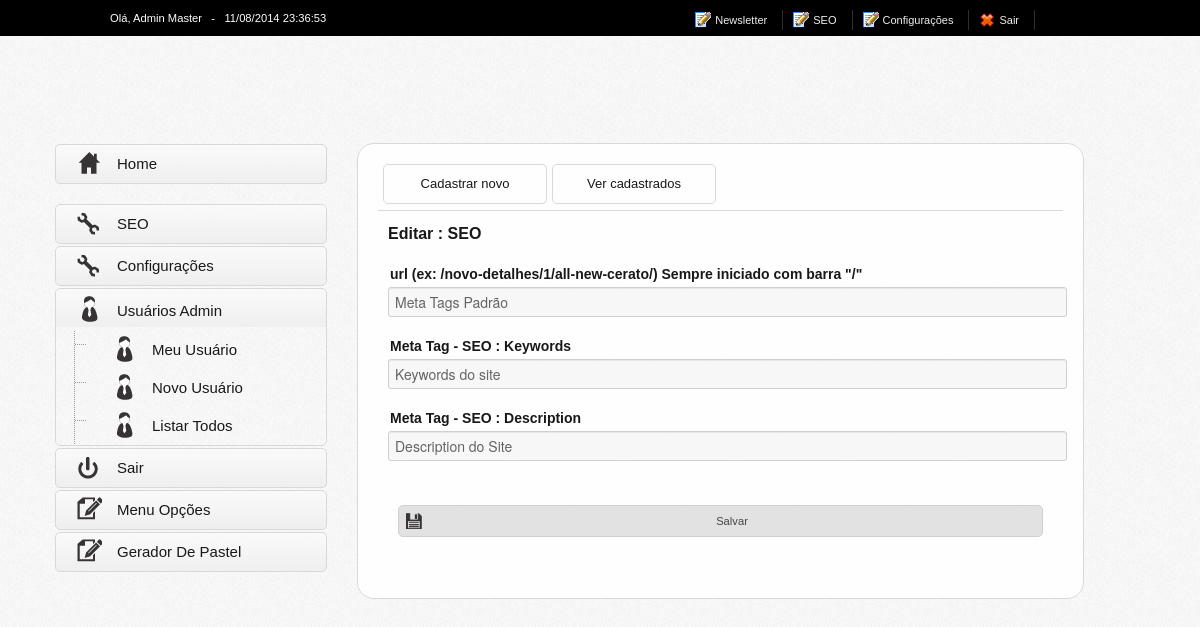
Screenshot of /painel/configuracoes/page_sys_seo.php?a=e&item=MuQ1=A=s (signed in) with the database file from the repository.
### tables this page shows
CREATE TABLE IF NOT EXISTS `tbl_sys_seo` (
  `id` int(11) NOT NULL AUTO_INCREMENT,
  `nome` varchar(255) NOT NULL COMMENT 'url (ex: /novo-detalhes/1/all-new-cerato/) Sempre iniciado com barra "/"',
  `seo_title` varchar(255) NOT NULL COMMENT 'invisible',
  `seo_keywords` varchar(255) NOT NULL COMMENT 'Meta Tag - SEO : Keywords',
  `seo_description` varchar(255) NOT NULL COMMENT 'Meta Tag - SEO : Description',
  `ordem` int(11) NOT NULL COMMENT 'invisible',
  `ativo` enum('Sim','Não') NOT NULL DEFAULT 'Sim' COMMENT 'invisible',
  PRIMARY KEY (`id`)
);

### painel/configuracoes/page_sys_seo.php (called while the page is built, shortened)
<?php
$sys_opc_exibe_menu = "1";
$sys_join = '';
$sys_this_page = "sys_seo";
$sys_local = "page_" . $sys_this_page . ".php";
$sys_tabela = "tbl_" . $sys_this_page;
$sys_titulo = "SEO";
require_once('../includes/inc_funcoeslib.php');
include('page_sys_padrao.php');

### painel/includes/inc_funcoeslib.php (the view, shortened to what this page needs)
<?php
function cria_campo($comment, $field, $type, $extra, $value, $join) {
    if ($comment != 'invisible') {
        switch ($type) {
            case "int(11)":
                $type = "hidden";
                break;
            case (preg_match("/(varchar\()+(.*)(\))/", $type, $match) == 1):
                $limit = $match[2];
                if ($limit == '20') {
                    $type = 'youtube';
                } if ($limit == '50') {
                    $type = 'password';
                } else {
                    $type = "text";
                }
                break;
        }
        if (isset($limit)) {
            $return_limit = " maxlength=\"" . $limit . "\" ";
        }
        if ($type != "hidden") {
            $return = "<label for=\"" . $field . "\">" . utf8_encode($comment) . "</label>";
        }
        switch ($type) {
            case "hidden":
                $return .= "<input name=\"" . $field . "\" id=\"form_" . $field . "\" type=\"hidden\" " . $return_limit . " " . $return_readonly . " value=\"" . $value . "\"  />";
                break;
            case "text":
                $return .= "<input name=\"" . $field . "\" id=\"form_" . $field . "\" type=\"text\" " . $return_limit . " " . $return_readonly . " value=\"" . utf8_encode($value) . "\" />";
                break;
        }
        if ($type != "hidden") {
            $return .= "<div style=\"clear:both;\"></div>";
        }
        return $return;
    }
}
function encode($string) {
    $base = "u1Astx8CxggMn6OpUt7WyjF4G2cZvb91klthf4RhSiRIIwH3o05mDrEaJdT0B/+0";
    $b64_str = base64_encode($string);
    $i = 0;
    while ($i < strlen($b64_str)) {
        $k[$i] = $b64_str[$i] . $base[$i];
        $encoded.=$k[$i];
        $i++;
    }
    return $encoded;
}
function decode($string) {
    $i = 0;
    $j = 0;
    while ($i < strlen($string)) {
        $k[$i] = $string[$j];
        $decoded.=$k[$i];
        $i++;
        $j = $j + 2;
    }
    $decoded = base64_decode($decoded);
    return $decoded;
}
                ?>

### painel/configuracoes/page_sys_padrao.php (shortened to what this page needs)
<?php
require_once('../includes/inc_funcoeslib.php');
extract($_GET, EXTR_OVERWRITE);
extract($_POST, EXTR_OVERWRITE);
global $sys_opc_exibe_menu;
global $sys_join;
?>
<!DOCTYPE html PUBLIC "-//W3C//DTD XHTML 1.0 Strict//EN" "http://www.w3.org/TR/xhtml1/DTD/xhtml1-strict.dtd">
<html xmlns="http://www.w3.org/1999/xhtml">
    <head>
        <link rel="stylesheet" type="text/css" href="<?= PAINEL_BASE_URL ?>css/bootstrap.css" />
        <link rel="stylesheet" type="text/css" href="<?= PAINEL_BASE_URL ?>css/estilo_principal.css" />
        <?php include "../includes/inc_jscripts.php"; ?>
    </head>
    <body>
        <?php include('../includes/inc_menu_topo.php'); ?>
        <div id="body">
            <?php include "../includes/inc_header.php"; ?>
            <div id="conteudo">
                <?php include "../includes/inc_menu_vert.php"; ?>
                <div class="conteudo_right">
                    <?php
                    if ($sys_opc_exibe_menu == "1") {
                        include('../includes/inc_menu_padrao.php');
                    }
                    echo '<div class="content_title">';
                    if ($a == 'e' && decode($item) != $_SESSION['admin_usuario_id']) {
                        $form = "<form method=\"post\" name=\"form\" action=\"?a=e&p=s\" enctype=\"multipart/form-data\" class=\"content\">";
                        $where = " and id = '" . decode($item) . "' ";
                        echo "Editar " . $sys_titulo;
                    } else if ($a == 'e' && decode($item) == $_SESSION['admin_usuario_id']) {
                        $form = "<form method=\"post\" name=\"form\" action=\"?a=e&p=s\" enctype=\"multipart/form-data\" class=\"content\">";
                        echo "Editar : " . $sys_titulo;
                    } else if ($a == 'n') {
                        $form = "<form method=\"post\" name=\"form\" action=\"?a=i&p=s\" enctype=\"multipart/form-data\" class=\"content\">";
                        echo "Adicionar " . $sys_titulo;
                        $where = " limit 0,1 ";
                    } else {
                        echo $sys_titulo;
                    }
                    echo "</div>" . $form;
                    if (!empty($item) || !empty($a)) {
                        $array_fields = array();
                        $array_types = array();
                        $array_comments = array();
                        $i = 0;
                        $query_desc = "show full columns from $sys_tabela  ";
                        $query_desc = mysql_query($query_desc) or die($query_desc . "|" . mysql_error());
                        while ($dados_desc = mysql_fetch_array($query_desc)) {
                            $field = $dados_desc["Field"];
                            $type = $dados_desc["Type"];
                            $extra = $dados_desc["Extra"];
                            $comment = $dados_desc["Comment"];
                            $array_ids[] = $i;
                            $array_fields[] = $field;
                            $array_types[] = $type;
                            $array_comments[] = $comment;
                            $i++;
                        }
                        $dados_query_sql = "SELECT * FROM $sys_tabela WHERE `id` = '" . decode($item) . "' LIMIT 1;";
                        $dados_query = mysql_query($dados_query_sql);
                        $dados = mysql_fetch_array($dados_query);
                        for ($i = 0; $i < count($array_ids); $i++) {
                            if (in_array($i, $array_ids)) {
                                if ($a == 'e') {
                                    echo cria_campo($array_comments[$i], $array_fields[$i], $array_types[$i], $extra, $dados[$i], $sys_join);
                                } else {
                                    echo cria_campo($array_comments[$i], $array_fields[$i], $array_types[$i], $extra, '', $sys_join);
                                }
                            }
                        }
                        echo "<br clear=\"all\"/>
				<div class=\"content\" style=\"padding-top:15px\">
					<div class=\"save\">
						<a title=\"Clique para salvar\" onclick=\"document.form.submit()\" href=\"javascript:void(0)\">
						<img hspace=\"1\" vspace=\"1\"  src=\"" . PAINEL_BASE_URL . "images/icon_save.png\">Salvar </a>
					</div>
				</div>
				</form>";
                    }
                    ?>
                </div><br clear="all" />
            </div>
        </div>
    </body>
</html>

### painel/includes/inc_jscripts.php (shortened to what this page needs)
<link rel="stylesheet" href="//ajax.googleapis.com/ajax/libs/jqueryui/1.10.4/themes/smoothness/jquery-ui.css" />
<link type="text/css" href="<?= PAINEL_BASE_URL ?>js/chosen/chosen.css" rel="stylesheet" media="all" />
<link rel="stylesheet" type="text/css" href="<?= PAINEL_BASE_URL ?>js/js_css/colorpicker.css">
<link rel="stylesheet" type="text/css" href="http://ajax.googleapis.com/ajax/libs/jqueryui/1/themes/overcast/jquery-ui.css">
<link rel="stylesheet" type="text/css" href="<?= PAINEL_BASE_URL ?>js/js_css/jquery.tagit.css">
<link rel="stylesheet" type="text/css" href="<?= PAINEL_BASE_URL ?>js/js_css/tagit.ui-zendesk.css">
<link rel="stylesheet" href="<?= PAINEL_BASE_URL ?>/js/redactor/redactor.css" />

### painel/includes/inc_menu_topo.php (shortened to what this page needs)
<div class="menu_topo">
    <div class="fixed">
        <div class="wraper_topo">
            <div class="welcome">
                <span>
                    Olá, <?= utf8_encode($_SESSION['admin_usuario']) ?> &nbsp; - &nbsp;
                </span>
                <?php
                echo date("d/m/Y H:i:s", time());
                ?>
            </div>
            <div class="userNav">
                <ul>
                    <li class="iedit">
                        <a title="" href="<?= PAINEL_BASE_URL ?>configuracoes/page_sys_newsletter.php">
                            <span>Newsletter</span>
                        </a>
                    </li>
                    <li class="iedit">
                        <a title="" href="<?= PAINEL_BASE_URL ?>configuracoes/page_sys_seo.php">
                            <span>SEO</span>
                        </a>
                    </li>
                    <li class="iedit">
                        <a title="" href="<?= PAINEL_BASE_URL ?>configuracoes/page_sys_config.php?a=e&item=MuQ1=A=s">
                            <span>Configurações</span>
                        </a>
                    </li>
                    <li class="idelete"><a title="" href="<?= PAINEL_BASE_URL ?>logoff.php">
                            <span>Sair</span>
                        </a>
                    </li>
                </ul>
            </div>
        </div>
    </div>
</div>

### painel/includes/inc_header.php (shortened to what this page needs)
<div id="header">
    <div id="header_contato">
        </div>
</div>

### painel/includes/inc_menu_vert.php (shortened to what this page needs)
<?php
if ($menu_visivel != 'n') {
    ?>
    <div id="menu" >
        <ul class="topnav" id="accordion">
            <li class="li_main"><a href="<?= PAINEL_BASE_URL ?>index.php" class="link_main"><span class="li_home"></span>Home</a></li>
                <?php
                $menu_vert = array(
                    array('nome' => 'SEO', 'pagina' => PAINEL_BASE_URL . 'configuracoes/page_sys_seo.php', 'class' => 'li_configs'),
                    array('nome' => 'Configurações', 'pagina' => PAINEL_BASE_URL . 'configuracoes/page_sys_config.php?a=e&item=MuQ1=A=s', 'class' => 'li_configs'),
                    array('nome' => 'Usuários Admin', 'pagina' => '#', 'class' => 'li_usuarios', 'child' =>
                        array(
                            array('nome' => 'Meu Usuário', 'pagina' => PAINEL_BASE_URL . 'configuracoes/page_sys_usuarios.php?a=e&item=' . encode($_SESSION['admin_usuario_id']), 'class' => 'li_usuarios'),
                            array('nome' => 'Novo Usuário', 'pagina' => PAINEL_BASE_URL . 'configuracoes/page_sys_usuarios.php?a=n', 'class' => 'li_usuarios'),
                            array('nome' => 'Listar todos', 'pagina' => PAINEL_BASE_URL . 'configuracoes/page_sys_usuarios.php', 'class' => 'li_usuarios')
                        )
                    ),
                    array('nome' => 'Sair', 'pagina' => PAINEL_BASE_URL . 'logoff.php', 'class' => 'li_logout')
                );
                ?>
            <?php
            foreach ($menu_vert as $key => $value) {
                if (isset($value['child'])) {
                    echo '<li class="li_main"><h3 class="toggler"><a class="link_main" href="#"><span class="' . $value['class'] . '"></span>' . $value['nome'] . '</a></h3>';
                    echo '<ul class="subnav">';
                    foreach ($value['child'] as $key2 => $value2) {
                        echo '<li class="li_child"><a class="link_child" href="' . $value2['pagina'] . '"><span class="' . $value2['class'] . '"></span>' . $value2['nome'] . '</a></li>';
                    }
                    echo '</ul>';
                } else {
                    echo '<li class="li_main"><a class="link_main" href="' . $value['pagina'] . '"><span class="' . $value['class'] . '"></span>' . $value['nome'] . '</a></li>';
                }
            }
            ?>
            <?php if ($_SESSION['admin_usuario_id'] == '1') { ?>
                <li class="li_main"><a class="link_main" href="<?= PAINEL_BASE_URL ?>configuracoes/page_sys_menu.php"><span class='li_padrao'></span>Menu Opções</a></li>
                <li class="li_main"><a class="link_main" href="<?= PAINEL_BASE_URL ?>configuracoes/page_sys_geramenu.php"><span class='li_padrao'></span>Gerador de Pastel</a></li>
                <?php } ?>
        </ul>
    </div>
<?php } ?>

### painel/includes/inc_menu_padrao.php (shortened to what this page needs)
<?php
global $sys_this_page;
if (1 == 0) {
    if (stristr($sys_this_page, 'cat_')) {
        $res = end(explode('cat_', $sys_this_page));
        $pagina_cat = 'page_cat_' . $res . '.php';
        $texto_cat = ucfirst($res) . '(s)';
        $pagina = 'page_' . $res . '.php';
    } else {
        $pagina = 'page_' . $sys_this_page . '.php';
        $pagina_cat = 'page_cat_' . $sys_this_page . '.php';
        $texto_cat = 'Categoria(s)';
    }
    ?>
    <div class="menu_nav">
        <div style="height:20px;">
            <ul class="ejrkej">
                <li class="kfjkjfe">
                    <a href="<?= $pagina ?>?a=n">Cadastrar novo</a>
                </li>
                <li class="kfjkjfe">
                    <a href="<?= $pagina ?>">Ver cadastrados</a>
                </li>
                <li class="kfjkjfe">
                    <a href="<?= $pagina_cat ?>?a=n">Cadastrar Categorias</a>
                </li>
                <li class="kfjkjfe">
                    <a href="<?= $pagina_cat ?>">Ver Categorias</a>
                </li>
            </ul>
        </div>
    </div>
    <br clear="all">
    <?php
} else {
    ?>
    <div class="menu_nav">
        <div style="height:20px;">
            <ul class="ejrkej">
                <li class="kfjkjfe">
                    <a href="<?php echo $sys_local; ?>?a=n">Cadastrar novo</a>
                </li>
                <li class="kfjkjfe">
                    <a href="<?php echo $sys_local; ?>">Ver cadastrados</a>
                </li>
            </ul>
        </div>
    </div>
    <br clear="all">
    <?php
}
?>

### rows the page displays
tbl_sys_seo: nome "Meta Tags Padrão", seo_keywords "Keywords do site", seo_description "Description do Site"

### other values shown
utf8_encode($_SESSION['admin_usuario']) "Admin Master"
$value['nome'] "SEO"
$value['nome'] "Configurações"
$value['nome'] "Usuários Admin"
$value2['nome'] "Meu Usuário"
$value2['nome'] "Novo Usuário"
$value2['nome'] "Listar Todos"
$value['nome'] "Sair"
$sys_titulo "SEO"
utf8_encode($comment) "url (ex: /novo-detalhes/1/all-new-cerato/) Sempre iniciado com barra \"/\""
utf8_encode($comment) "Meta Tag - SEO : Keywords"
utf8_encode($comment) "Meta Tag - SEO : Description"
